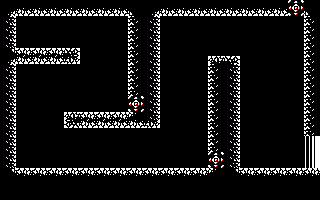

This is a level from a 2D game, rendered from its Tiled map with the project's own tilesets. A one-line summary and the complete map file follow:
An orthogonal 20x25 tile map with 16x8 px tiles, 1 tile layer (Capa de Patrones 1).

<map version="1.2" tiledversion="1.2.4" orientation="orthogonal" renderorder="right-down" width="20" height="25" tilewidth="16" tileheight="8" infinite="0" nextlayerid="2" nextobjectid="1">
 <tileset firstgid="1" source="tileset.tsx" />
 <layer id="1" name="Capa de Patrones 1" width="20" height="25">
  <data encoding="csv">
1,1,1,1,1,1,1,1,1,1,1,1,1,1,1,1,1,1,28,1,
19,13,13,13,13,13,13,13,20,19,13,13,13,13,13,13,13,13,32,20,
14,1,1,1,1,1,1,1,10,14,1,1,1,1,1,1,1,1,1,10,
14,1,1,1,1,1,1,1,10,14,1,1,1,1,1,1,1,1,1,10,
14,1,1,1,1,1,1,1,10,14,1,1,1,1,1,1,1,1,1,10,
14,1,1,1,1,1,1,1,10,14,1,1,1,1,1,1,1,1,1,10,
23,9,9,9,12,1,1,1,10,14,1,1,1,1,1,1,1,1,1,10,
19,13,13,13,16,1,1,1,10,14,1,1,1,11,12,1,1,1,1,10,
14,1,1,1,1,1,1,1,10,14,1,1,1,10,14,1,1,1,1,10,
14,1,1,1,1,1,1,1,10,14,1,1,1,10,14,1,1,1,1,10,
14,1,1,1,1,1,1,1,10,14,1,1,1,10,14,1,1,1,1,10,
14,1,1,1,1,1,1,1,10,14,1,1,1,10,14,1,1,1,1,10,
14,1,1,1,1,1,1,1,28,14,1,1,1,10,14,1,1,1,1,10,
14,1,1,1,1,1,1,1,32,14,1,1,1,10,14,1,1,1,1,10,
14,1,1,1,11,9,9,9,24,14,1,1,1,10,14,1,1,1,1,10,
14,1,1,1,15,13,13,13,13,16,1,1,1,10,14,1,1,1,1,10,
14,1,1,1,1,1,1,1,1,1,1,1,1,10,14,1,1,1,1,10,
14,1,1,1,1,1,1,1,1,1,1,1,1,10,14,1,1,1,1,5,
14,1,1,1,1,1,1,1,1,1,1,1,1,10,14,1,1,1,1,5,
14,1,1,1,1,1,1,1,1,1,1,1,1,28,14,1,1,1,1,5,
14,1,1,1,1,1,1,1,1,1,1,1,1,32,14,1,1,1,1,5,
23,9,9,9,9,9,9,9,9,9,9,9,9,24,23,9,9,9,9,9,
1,1,1,1,1,1,1,1,1,1,1,1,1,1,1,1,1,1,1,1,
1,1,1,1,1,1,1,1,1,1,1,1,1,1,1,1,1,1,1,1,
1,1,1,1,1,1,1,1,1,1,1,1,1,1,1,1,1,1,1,1
</data>
 </layer>
</map>
